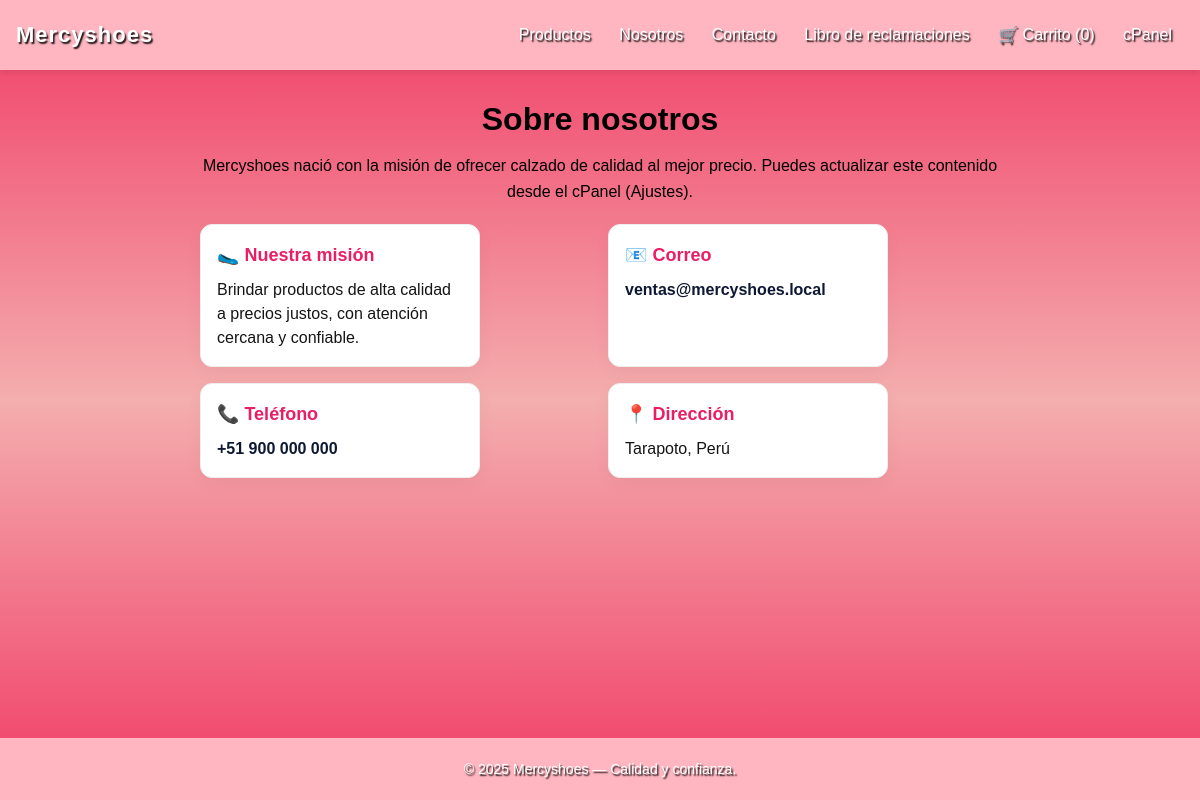
Screenshot of /index.php?r=home/about with the database file from the repository.
### tables this page shows
CREATE TABLE IF NOT EXISTS settings (
  id INT AUTO_INCREMENT PRIMARY KEY,
  company_name VARCHAR(150) NOT NULL,
  company_email VARCHAR(150) NOT NULL,
  company_phone VARCHAR(60) NOT NULL,
  company_address VARCHAR(255) DEFAULT '',
  company_ruc VARCHAR(32) DEFAULT '',
  logo_path VARCHAR(255) DEFAULT ''
);

### core/Controller.php (called while the page is built, shortened)
<?php
class Controller {
    protected function render($viewPath, $data = [], $layout = 'main') {
        extract($data);
        $layoutFile = __DIR__ . '/../app/views/partials/layout_' . $layout . '.php';
        include $layoutFile;
    }
}
?>

### app/controllers/HomeController.php (called while the page is built, shortened)
<?php
class HomeController extends Controller {
    public function about(){
        $settings = (new Setting())->get();
        $this->render('frontend/about', compact('settings'));
    }
}
?>

### index.php (called while the page is built, shortened)
<?php
spl_autoload_register(function($class) {
    $paths = [
        __DIR__ . '/core/' . $class . '.php',
        __DIR__ . '/app/controllers/' . $class . '.php',
        __DIR__ . '/app/models/' . $class . '.php',
    ];
    foreach ($paths as $p) if (file_exists($p)) { require $p; return; }
});
$route = isset($_GET['r']) ? trim($_GET['r']) : 'home/index';
$parts = array_values(array_filter(explode('/', $route)));
$action = $parts[1] ?? 'index';
$params = array_slice($parts, 2);
$c = new $controller();
call_user_func_array([$c, $action], $params);
?>

### core/Database.php (called while the page is built)
<?php
class Database {
    private static $instance = null;
    public static function getInstance() {
        if (self::$instance === null) {
            $dsn = 'mysql:host=' . DB_HOST . ';dbname=' . DB_NAME . ';charset=utf8mb4';
            try {
                self::$instance = new PDO($dsn, DB_USER, DB_PASS, [
                    PDO::ATTR_ERRMODE => PDO::ERRMODE_EXCEPTION,
                    PDO::ATTR_DEFAULT_FETCH_MODE => PDO::FETCH_ASSOC,
                ]);
            } catch (PDOException $e) {
                die('DB connection failed: ' . $e->getMessage());
            }
        }
        return self::$instance;
    }
}
?>

### app/models/Setting.php (called while the page is built, shortened)
<?php
class Setting {
    private $db;
    public function __construct(){ $this->db = Database::getInstance(); }
    public function get(){
        $r = $this->db->query('SELECT * FROM settings LIMIT 1')->fetch();
        return $r;
    }
}
?>

### app/views/frontend/about.php (the view, shortened to what this page needs)
<?php $s=$settings; ?>
<link rel="stylesheet" href="public/assets/css/styleproducts.css">
<section class="sobre-nosotros">
  <h1 class="titulo-sobre">Sobre nosotros</h1>
  <p class="intro-sobre">
    <?php echo htmlspecialchars($s['company_name']); ?> nació con la misión de ofrecer calzado de calidad al mejor precio.
    Puedes actualizar este contenido desde el cPanel (Ajustes).
  </p>
  <div class="cards-sobre layout-2x2">
    <div class="card ">
      <h3>🥿 Nuestra misión</h3>
      <p>Brindar productos de alta calidad a precios justos, con atención cercana y confiable.</p>
    </div>
    <div class="card">
      <h3>📧 Correo</h3>
      <p>
        <a href="mailto:<?php echo htmlspecialchars($s['company_email']); ?>">
          <?php echo htmlspecialchars($s['company_email']); ?>
        </a>
      </p>
    </div>
    <div class="card">
      <h3>📞 Teléfono</h3>
      <p>
        <a href="tel:<?php echo preg_replace('/\s+/', '', htmlspecialchars($s['company_phone'])); ?>">
          <?php echo htmlspecialchars($s['company_phone']); ?>
        </a>
      </p>
    </div>
    <div class="card">
      <h3>📍 Dirección</h3>
      <p>
        <?php echo htmlspecialchars($s['company_address']); ?>
      </p>
    </div>
  </div>
</section>

### public/assets/css/style.css (style rules this page uses)
html, body { height: 100%; margin: 0; display: flex; flex-direction: column; }
* { box-sizing: border-box; margin: 0; padding: 0; }
body { font-family: 'Poppins', Arial, sans-serif; background: linear-gradient(180deg, #ee1c4ddd, #f4aeae, #ee1c4ddd); color: var(--color-text); line-height: 1.6; }
.card { background: #fff; border-radius: var(--radius); overflow: hidden; box-shadow: 0 2px 8px rgba(0,0,0,.08); transition: var(--transition); }
a, .btn { transition: var(--transition); }
.card { background: #fff; border-radius: 16px; padding: 30px 20px; width: 280px; box-shadow: 0 6px 15px rgba(0,0,0,0.1); transition: transform 0.3s ease, box-shadow 0.3s ease; }
.card h3 { font-size: 22px; color: #e91e63; margin-bottom: 12px; }
.card p { font-size: 16px; color: #151515; }
.card a { text-decoration: none; color: #0f1833; font-weight: bold; }

### public/assets/css/styleproducts.css (style rules this page uses)
.card { flex: 1 1 260px; min-width: 240px; max-width: 320px; display: flex; flex-direction: column; border-radius: 16px; overflow: hidden; background: #fff; box-shadow: 0 6px 15px rgba(0,0,0,.08); transition: transform .3s ease, box-shadow .3s ease; }
@media (min-width: 1200px) { .card { flex-basis: 280px; } }
.sobre-nosotros { margin: 24px 0; }
.titulo-sobre { font-size: 32px; text-align: center; margin: 0 0 8px; }
.intro-sobre { text-align: center; margin: 0 auto 20px; max-width: 800px; }
.cards-sobre { display: grid; grid-template-columns: repeat(auto-fit, minmax(240px, 1fr)); gap: 16px; }
.cards-sobre .card { background: #fff; border: 1px solid #eee; border-radius: 12px; padding: 16px; box-shadow: 0 6px 18px rgba(0,0,0,.04); }
.cards-sobre .card h3 { margin: 0 0 8px; font-size: 18px; }
.cards-sobre .card p { margin: 0; line-height: 1.5; }
.cards-sobre a { text-decoration: none; }
.cards-sobre { max-width: 1100px; margin: 16px auto; display: grid; gap: 16px; }
.cards-sobre.layout-2x2 { grid-template-columns: repeat(2, minmax(280px, 1fr)); }
.cards-sobre .card { background:#fff; border:1px solid #eee; border-radius:12px; padding:16px; box-shadow:0 6px 18px rgba(0,0,0,.04); }
body { overflow-x: hidden; }

### public/assets/css/variables.css (style rules this page uses)
:root { --color-primary: #ff69b4; --color-primary-dark: #ff1493; --color-secondary: #ffb6c1; --color-bg: #fff9fb; --color-light: #ffe4ec; --color-text: #000000; --color-text-light: #ffffff; --radius: 16px; --transition: all .2s ease-in-out; }

### rows the page displays
settings: company_name "Mercyshoes", company_email "ventas@mercyshoes.local", company_phone "+51 900 000 000", company_address "Tarapoto, Perú"
